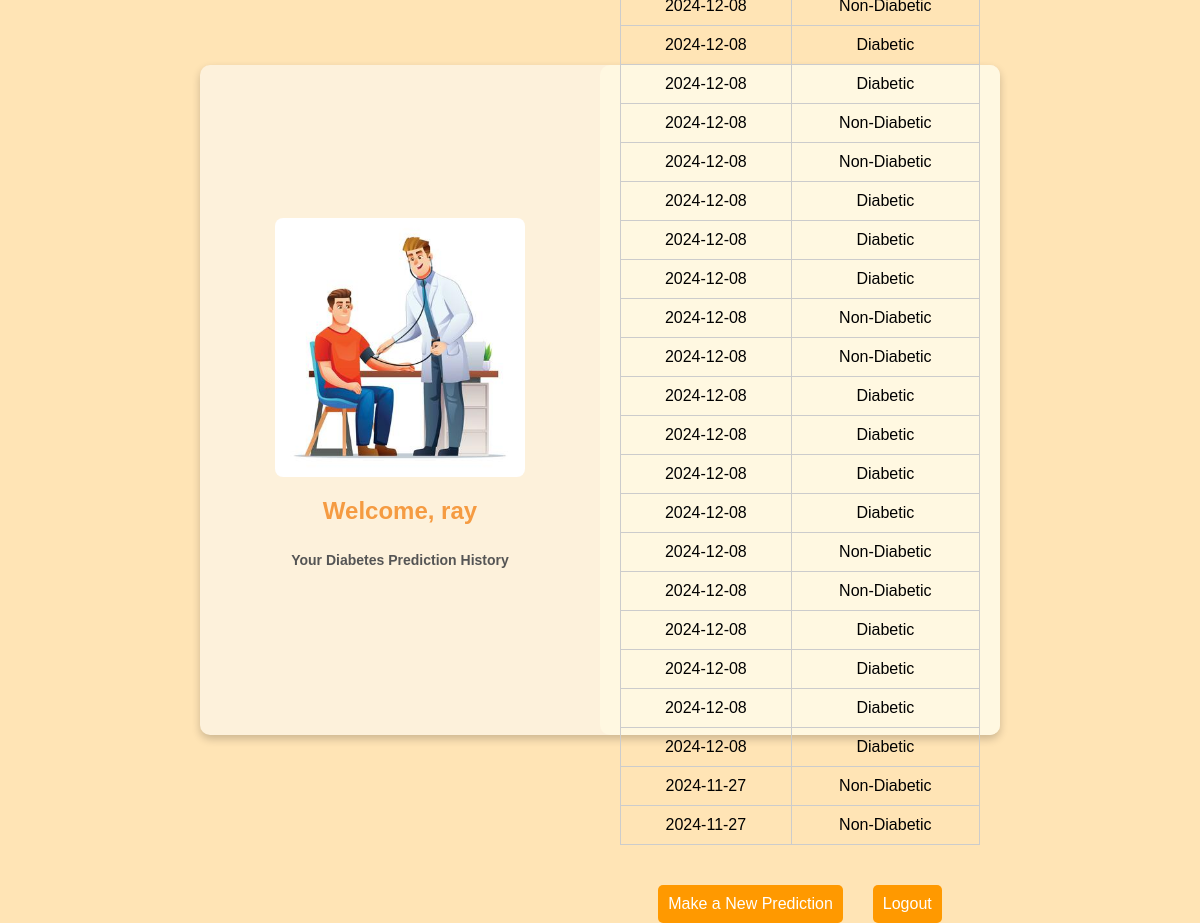
The page /dashboard/ (signed in) on the database its author committed.
### predictor/models.py (models this page shows, shortened)
class Prediction(models.Model):
    user = models.ForeignKey(User, on_delete=models.CASCADE)  # Links each prediction to a specific user
    prediction_result = models.CharField(max_length=20)  # Store the result as "Diabetic" or "Non-Diabetic"
    timestamp = models.DateTimeField(auto_now_add=True)  # Automatically adds the time of prediction

### predictor/views.py (the view)
# urls.py: path('dashboard/', views.user_dashboard, name='dashboard'),
@login_required
def user_dashboard(request):
    user_predictions = Prediction.objects.filter(user=request.user).order_by('-timestamp')
    if request.headers.get('X-Requested-With') == 'XMLHttpRequest':
        predictions = [
            {
                "timestamp": prediction.timestamp.isoformat(),
                "prediction_result": prediction.prediction_result
            }
            for prediction in user_predictions
        ]
        return JsonResponse({"predictions": predictions})
    else:
        return render(request, "predictor/dashboard.html", {"predictions": user_predictions})

### predictor/templates/predictor/dashboard.html (shortened to what this page needs)
<!DOCTYPE html>
<html lang="en">
<head>
    {% load static %}
</head>
<body>
    <div class="main-container">
        <div class="image-section">
            <img src="{% static 'images/doctor_testing.jpg' %}" alt="Doctor and Patient">
            <h1>Welcome, {{ user.username }}</h1>
            <b><p>Your Diabetes Prediction History</b></p>
        </div>
        <div class="form-section">
            <table>
                <tbody>
                    {% for prediction in predictions %}
                        <tr>
                            <td>{{ prediction.timestamp|date:"Y-m-d" }}</td>
                            <td>{{ prediction.prediction_result }}</td>
                        </tr>
                    {% endfor %}
                </tbody>
            </table>
            <div class="actions">
                <a href="{% url 'predict_diabetes' %}" class="button" style="text-decoration: none;">
                    <button>Make a New Prediction</button>
                </a>
                <form method="post" action="{% url 'logout' %}" style="display: inline;">
                    <button type="submit">Logout</button>
                </form>
            </div>
        </div>
    </div>
</body>
</html>

### predictor/templates/predictor/dashboard.html (style rules this page uses)
body { font-family: Arial, sans-serif; background-color: #ffe4b5; display: flex; justify-content: center; align-items: center; height: 100vh; margin: 0; }
.main-container { display: flex; width: 800px; height: 670px; background-color: #fdf1db; border-radius: 10px; box-shadow: 0 4px 8px rgba(0, 0, 0, 0.2); }
.image-section, .form-section { width: 50%; padding: 20px; box-sizing: border-box; }
.image-section { display: flex; flex-direction: column; align-items: center; justify-content: center; }
.image-section img { width: 100%; max-width: 250px; height: auto; border-radius: 8px; }
.image-section h1 { font-size: 24px; color: #f59b42; margin-top: 20px; }
.image-section p { font-size: 14px; color: #555; text-align: center; margin-top: 10px; }
.form-section { background-color: #fff8e1; border-radius: 10px; padding: 10px 20px; display: flex; flex-direction: column; justify-content: center; }
table { width: 100%; border-collapse: collapse; margin-top: 20px; }
table th, table td { border: 1px solid #ccc; padding: 10px; text-align: center; }
button { background-color: #ff9900; color: white; border: none; padding: 10px; border-radius: 5px; font-size: 16px; cursor: pointer; margin-top: 20px; display: block; text-align: center; text-decoration: none; }
.actions { margin-top: 20px; display: flex; justify-content: center; gap: 30px; }
.actions form, .actions a { flex: none; }

### rows shown on the page
Prediction: timestamp "2024-12-08", prediction_result "Diabetic"
Prediction: timestamp "2024-12-08", prediction_result "Diabetic"
Prediction: timestamp "2024-12-08", prediction_result "Non-Diabetic"
Prediction: timestamp "2024-12-08", prediction_result "Non-Diabetic"
Prediction: timestamp "2024-12-08", prediction_result "Diabetic"
Prediction: timestamp "2024-12-08", prediction_result "Diabetic"
Prediction: timestamp "2024-12-08", prediction_result "Diabetic"
Prediction: timestamp "2024-12-08", prediction_result "Non-Diabetic"
Prediction: timestamp "2024-12-08", prediction_result "Non-Diabetic"
Prediction: timestamp "2024-12-08", prediction_result "Diabetic"
Prediction: timestamp "2024-12-08", prediction_result "Diabetic"
Prediction: timestamp "2024-12-08", prediction_result "Diabetic"
Prediction: timestamp "2024-12-08", prediction_result "Diabetic"
Prediction: timestamp "2024-12-08", prediction_result "Non-Diabetic"
Prediction: timestamp "2024-12-08", prediction_result "Non-Diabetic"
Prediction: timestamp "2024-12-08", prediction_result "Diabetic"
Prediction: timestamp "2024-12-08", prediction_result "Diabetic"
Prediction: timestamp "2024-12-08", prediction_result "Diabetic"
Prediction: timestamp "2024-12-08", prediction_result "Diabetic"
Prediction: timestamp "2024-11-27", prediction_result "Non-Diabetic"
Prediction: timestamp "2024-11-27", prediction_result "Non-Diabetic"

### other values the page prints
{{ user.username }} "ray"
